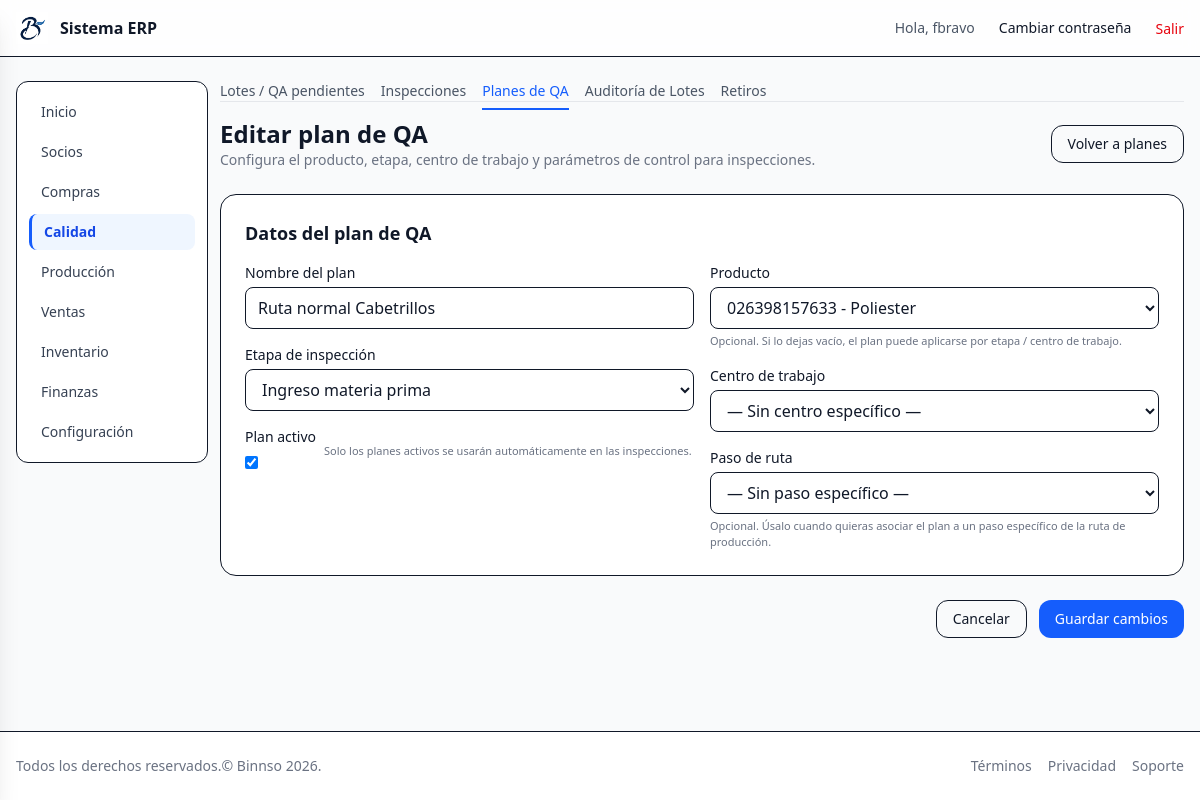
The app's page /quality/qa-plans/1/edit/ (signed in) with its own data.
### quality/models.py (models this page shows, shortened)
class QAPlan(AuditModel):
    name = models.CharField(max_length=100)
    product = models.ForeignKey(
        "inventory.Product",
        on_delete=models.PROTECT,
        related_name="qa_plans",
        null=True,
        blank=True,
        help_text="Si se deja vacío, puede aplicarse por tipo de producto o genérico.",
    )
    stage = models.CharField(
        max_length=10,
        choices=InspectionStage.choices,
    )
    work_center = models.ForeignKey(
        "production.WorkCenter",
        on_delete=models.SET_NULL,
        null=True,
        blank=True,
        related_name="qa_plans",
    )
    route_step = models.ForeignKey(
        "production.ProductRouteStep",
        on_delete=models.SET_NULL,
        null=True,
        blank=True,
        related_name="qa_plans",
    )
    is_active = models.BooleanField(default=True)
    class Meta:
        verbose_name = "Plan de QA"
        verbose_name_plural = "Planes de QA"

### quality/views.py (the view, shortened to what this page needs)
# urls.py: path("qa-plans/<int:pk>/edit/", views.QAPlanUpdateView.as_view(), name="qa_plan_update"),
class QAPlanUpdateView(LoginRequiredMixin, ModulePermissionMixin, UpdateView):
    permission_required = "quality.change_qaplan"
    model = QAPlan
    form_class = QAPlanForm
    template_name = "quality/qa_plan_form.html"
    success_url = reverse_lazy("quality:qa_plan_list")

### core/context_processors.py (called while the page is built, shortened)
def module_access(request):
    user = getattr(request, "user", None)
    if user is None or not user.is_authenticated:
        return {"modules": {k: False for k in MODULE_APP_MAP}}
    if user.is_superuser or user.groups.filter(name="admin").exists():
        return {"modules": {k: True for k in MODULE_APP_MAP}}

### core/mixins.py (called while the page is built)
    def has_permission(self):
        user = self.request.user
        if user.is_superuser or user.groups.filter(name="admin").exists():
            return True
        return super().has_permission()

### inventory/models.py (called while the page is built)
    def __str__(self):
        return f"{self.code} - {self.name}"

### templates/quality/qa_plan_form.html (shortened to what this page needs)
{% extends "layouts/app.html" %}
{% load static %}
{% block app_content %}
  {% include "quality/_nav.html" %}
  <div class="mb-6 flex items-center justify-between">
    <div>
      <h1 class="text-2xl font-semibold">
        {% if object %}Editar plan de QA{% else %}Nuevo plan de QA{% endif %}
      </h1>
      <p class="text-sm text-gray-500">
        Configura el producto, etapa, centro de trabajo y parámetros de control para inspecciones.
      </p>
    </div>
    <a href="{% url 'quality:qa_plan_list' %}"
       class="rounded-xl border px-4 py-2 text-sm hover:bg-gray-50">
      Volver a planes
    </a>
  </div>
  <form method="post" class="space-y-6">
    <div class="rounded-2xl border bg-white p-4 md:p-6">
      <h2 class="mb-4 text-lg font-semibold text-gray-900">Datos del plan de QA</h2>
      <div class="grid gap-4 md:grid-cols-2">
        <div class="space-y-4">
          <div>
            <label class="mb-1 block text-sm font-medium">
              {{ form.name.label }}
            </label>
            {{ form.name }}
          </div>
          <div>
            <label class="mb-1 block text-sm font-medium">
              {{ form.stage.label }}
            </label>
            {{ form.stage }}
          </div>
          <div class="flex items-center gap-2">
            <div>
              <label class="mb-1 block text-sm font-medium">
                {{ form.is_active.label }}
              </label>
              {{ form.is_active }}
            </div>
            <p class="text-[11px] text-gray-500">
              Solo los planes activos se usarán automáticamente en las inspecciones.
            </p>
          </div>
        </div>
        <div class="space-y-4">
          <div>
            <label class="mb-1 block text-sm font-medium">
              {{ form.product.label }}
            </label>
            {{ form.product }}
            <p class="mt-1 text-[11px] text-gray-500">
              Opcional. Si lo dejas vacío, el plan puede aplicarse por etapa / centro de trabajo.
            </p>
          </div>
          <div>
            <label class="mb-1 block text-sm font-medium">
              {{ form.work_center.label }}
            </label>
            {{ form.work_center }}
          </div>
          <div>
            <label class="mb-1 block text-sm font-medium">
              {{ form.route_step.label }}
            </label>
            {{ form.route_step }}
            <p class="mt-1 text-[11px] text-gray-500">
              Opcional. Úsalo cuando quieras asociar el plan a un paso específico de la ruta de producción.
            </p>
          </div>
        </div>
      </div>
    </div>
    <div class="flex justify-end gap-3">
      <a href="{% url 'quality:qa_plan_list' %}"
         class="rounded-xl border px-4 py-2 text-sm hover:bg-gray-50">
        Cancelar
      </a>
      <button type="submit"
              class="rounded-xl bg-blue-600 px-4 py-2 text-sm font-medium text-white hover:bg-blue-700">
        {% if object %}Guardar cambios{% else %}Crear plan{% endif %}
      </button>
    </div>
  </form>
{% endblock %}

### templates/partials/_navbar.html (shortened to what this page needs)
{% load static %}
<header class="bg-white/80 backdrop-blur border-b">
  <div class="container mx-auto max-w-7xl px-4 py-3 flex items-center justify-between">
    <a href="{% url 'dashboard' %}" class="flex items-center gap-3">
      <img src="{% static 'img/logo.png' %}" alt="Logo" class="h-8 w-8" />
      <span class="font-semibold">Sistema ERP</span>
    </a>
    <nav class="hidden md:flex items-center gap-6">
      {% if request.user.is_authenticated %}
        <span class="text-sm text-gray-600">Hola, {{ request.user.get_username }}</span>
        <a href="{% url 'password_change' %}" class="text-sm hover:underline">Cambiar contraseña</a>
        <form method="post" action="{% url 'logout' %}" class="inline">
          <button type="submit" class="text-sm text-red-600 hover:underline">
          Salir
        </button>
          </form>
      {% else %}
        <a href="{% url 'login' %}" class="text-sm text-blue-600 hover:underline">Iniciar sesión</a>
      {% endif %}
    </nav>
  </div>
</header>

### records on screen
QAPlan: name "Ruta normal Cabetrillos", stage "Ingreso materia prima", is_active "☑", product "026398157633 - Poliester", work_center "— Sin centro específico —", route_step "— Sin paso específico —"

### other values on screen
{{ request.user.get_username }} "fbravo"
